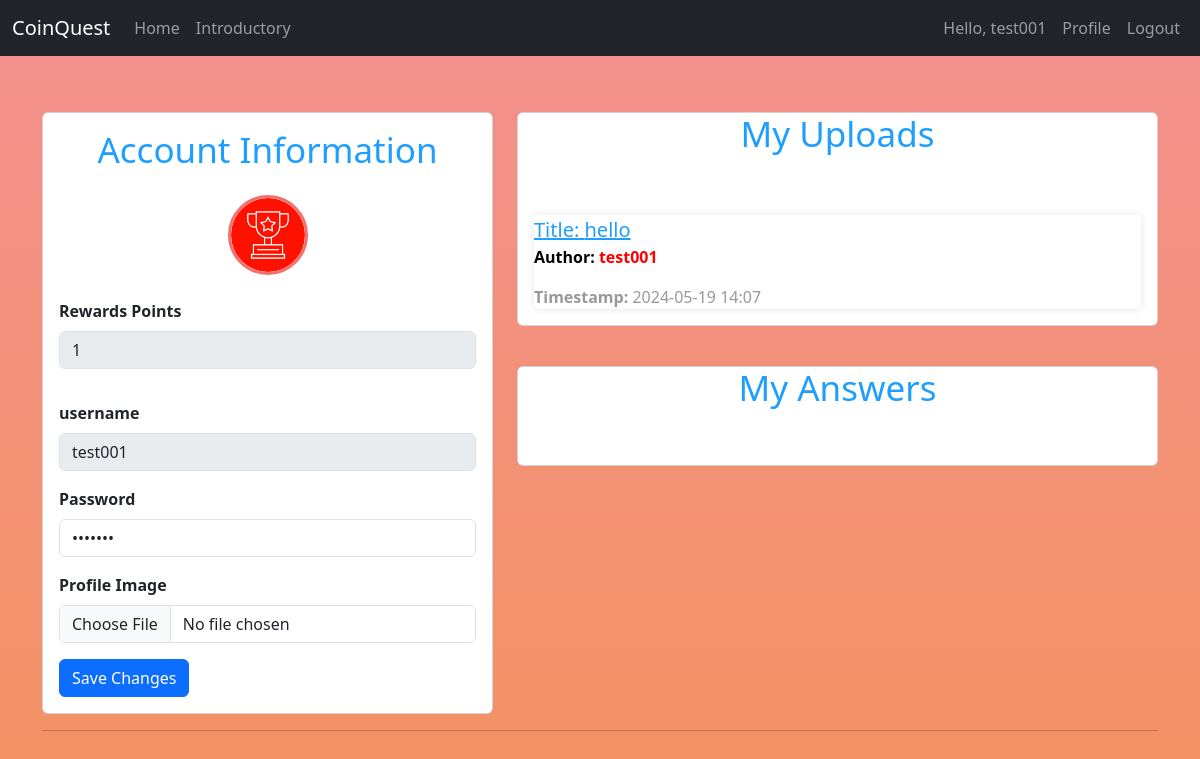
Screenshot of /userinfo (signed in) with the database file from the repository.
### model/database/db.py (models this page shows)
class User(db.Model):
    __tablename__='user'
    id = db.Column(db.Integer, primary_key=True)
    username = db.Column(db.String(80), unique=True, nullable=False,index=True)
    email = db.Column(db.String(120), unique=True, nullable=False,index=True)
    password = db.Column(db.String(256))
    money=db.Column(db.Integer,default=0)
    photopath=db.Column(db.String(120),nullable=False,default='default.png')

class Article(db.Model):
    __tablename__='article'
    id=db.Column(db.Integer,primary_key=True)
    userid=db.Column(db.Integer,db.ForeignKey('user.id'))
    title=db.Column(db.String(120),nullable=False)
    content=db.Column(db.String(500),nullable=False)
    create_time=db.Column(db.DateTime,default=datetime.now())
    user = db.relationship('User', backref=db.backref('article', lazy=True))

### app/routes.py (the view)
@main.route('/userinfo', methods=['GET', 'POST'])
@my_login_required
def userinfo():
    username = session.get('username')
    if username is None:
        session.clear()
        return redirect('/login')
    user = User.query.filter_by(username=username).first()
    if user is None:
        session.clear()
        return redirect('/login')
    if request.method == 'POST':
        password = request.form.get('password')
        file = request.files.get('file')
        user = User.query.get(session['userid'])
        if password:
            user.password = password
        if file:
            filename = secure_filename(file.filename)
            file.save(os.path.join('app/static/photo', filename))
            print(filename)
            user.photopath = filename
        db.session.commit()
        return jsonify({'code': 200, 'message': 'Update successful'})
    else:
        tasks = []
        userid = session.get('userid')
        articledata = Article.query.filter_by(userid=userid).all()
        answers_articles = get_articles_with_comments_from_user(userid)
        answers = []
        for i in articledata:
            tasks.append(
                {'id': i.id, 'title': i.title, 'content': i.content, 'time': i.create_time.strftime("%Y-%m-%d %H:%M"),
                 'user': i.user.username})
        for i in answers_articles:
            answers.append(
                {'id': i.id, 'title': i.title, 'content': i.content, 'time': i.create_time.strftime("%Y-%m-%d %H:%M"),
                 'user': i.user.username})
        return render_template('profile.html', data=user, tasks=tasks, answers=answers)

### app/routes.py (called while the page is built)
def my_login_required(func):
    @wraps(func)
    def wrapper(*args, **kwargs):
        if 'userid' not in session or 'username' not in session:
            return jsonify(code=401, message='Login Required')
        return func(*args, **kwargs)
    return wrapper

def get_articles_with_comments_from_user(user_id):
    user_comments = Comment.query.filter_by(userid=user_id).all()
    articles = [comment.article for comment in user_comments]
    distinct_articles = list(set(articles))
    return distinct_articles

### app/templates/profile.html (shortened to what this page needs)
<!DOCTYPE html>
<html lang="en">
<head>
    <link href="https://cdn.jsdelivr.net/npm/bootstrap@5.3.0-alpha1/dist/css/bootstrap.min.css" rel="stylesheet">
    <link rel="stylesheet" href="../static/css/profile.css">
</head>
<body class="p-3 m-0 border-0 bd-example custom-background mt-5">
<nav class="navbar navbar-expand-lg navbar-dark bg-dark fixed-top">
    <div class="container-fluid">
        <a class="navbar-brand" href="./">CoinQuest</a>
        <div class="offcanvas offcanvas-end text-bg-dark" tabindex="-1" id="offcanvasDarkNavbar"
             aria-labelledby="offcanvasDarkNavbarLabel">
            <div class="offcanvas-body">
                <ul class="navbar-nav">
                    <li class="nav-item">
                        <a class="nav-link" href="/index">Home</a>
                    </li>
                    <li class="nav-item">
                        <a class="nav-link" href="/leaderboard.html">Introductory</a>
                    </li>
                </ul>
                <ul class="navbar-nav ms-auto">
                    {% if session.username %}
                        <li class="nav-item">
                            <a class="nav-link" href="#">Hello, {{ session.username }}</a>
                        </li>
                        <li class="nav-item">
                            <a class="nav-link" href="/userinfo">Profile</a>
                        </li>
                        <li class="nav-item">
                            <a class="nav-link" href="{{ url_for('main.logout') }}">Logout</a>
                        </li>
                    {% else %}
                        <li class="nav-item nav_login">
                            <a class="nav-link" href="/login">Login</a>
                        </li>
                    {% endif %}
                </ul>
            </div>
        </div>
    </div>
</nav>
<div class="container mt-5">
    <div class="row ">
        <div class="col-md-5">
            <div class="card">
                <div class="card-body">
                    <h1 class="card-title text-center mb-4" style="font-size: 35px;">Account Information</h1>
                    <div class="text-center mb-4">
                        <img src="{{ url_for('static',filename="photo/"+data.photopath) }}" width="80" height="80"
                             style="border: 3px solid #f2706b;border-radius: 100%;" alt=""/>
                    </div>
                    <div class="row mb-3">
                        <div class="mb-3">
                            <label for="rewards" class="form-label fw-bold">Rewards Points</label>
                            <input type="text" class="form-control" id="rewards" readonly disabled="disabled"
                                   value="{{ data.money }}">
                        </div>
                    </div>
                    <div class="mb-3">
                        <label for="username" class="form-label fw-bold">username</label>
                        <input type="text" class="form-control" id="username" value="{{ data.username }}" disabled>
                    </div>
                    <div class="mb-3">
                        <label for="password" class="form-label fw-bold">Password</label>
                        <input type="password" class="form-control" id="password" name="password"
                               value="{{ data.password }}">
                    </div>
                    <div class="mb-3">
                        <label for="profileImage" class="form-label fw-bold">Profile Image</label>
                        <input type="file" class="form-control" id="profileImage">
                    </div>
                    <button type="button" class="btn btn-primary" onclick="requestajx()">Save Changes</button>
                </div>
            </div>
        </div>
        <div class="col-md-7">
            <div class="card">
                <h1 class="card-title text-center mb-4" style="font-size: 35px;">My Uploads</h1>
                <div class="card-body" style="max-height: 300px; overflow-y: auto;">
                    {% for task in tasks %}
                        <div class="layui-card my-card">
                            <div class="layui-card-body" style="width: 100%;">
                                <a class="card-title" href="/article?id={{ task.id }}">Title: {{ task.title }}</a>
                                <p class="card-text" style="color: black;"><strong>Author: <span
                                        style="color: red;">{{ task.user }}</span></strong>
                                </p>
                                <p class="card-text timestamp"><strong>Timestamp:</strong> {{ task.time }}</p>
                            </div>
                        </div>
                    {% endfor %}
                </div>
            </div>
            <div class="card" style="margin-top: 40px;">
                <h1 class="card-title text-center mb-4" style="font-size: 35px;">My Answers</h1>
                <div class="card-body" style="max-height: 300px; overflow-y: auto;">
                </div>
            </div>
        </div>
    </div>
    <hr>
</div>
</body>
</html>

### app/static/css/profile.css (style rules this page uses)
.custom-background { background: linear-gradient(0deg, #f39264 0%, #f2908f 100%); }
.my-card { margin-top: 20px; border-radius: 5px; box-shadow: 0 0 10px rgba(0, 0, 0, 0.1); background: #f39264 0%, #f2908f 100%; }
.card-title { font-size: 20px; color: #1E9FFF; }
.card-text { color: #666; }
.timestamp { color: #999; }

### rows the page displays
User: photopath (placeholder picture), money "1", username "test001", user "test001"
Article: title "hello"

### other values shown
{{ session.username }} "test001"
{{ task.time }} "2024-05-19 14:07"
